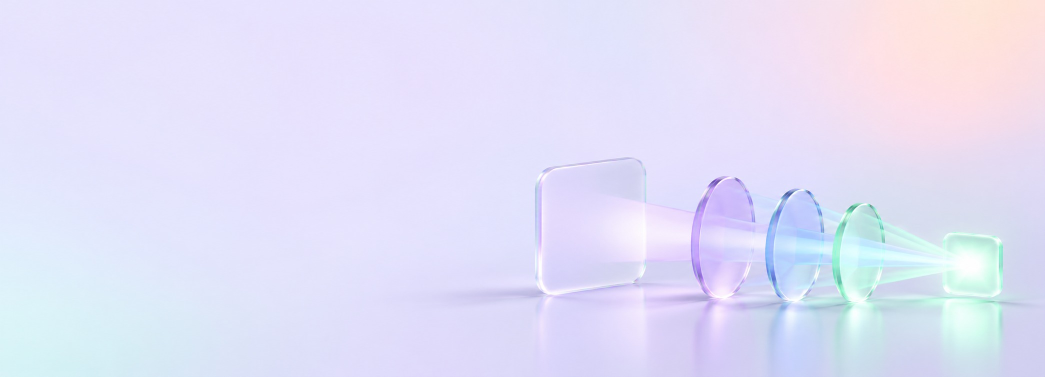
#> input picture docs/assets/src/hero-background.jpg, 2089 x 753 px (shown at 1/2 size)
$ python fit_background.py hero-background.jpg hero-background.jpg
#> lines starting #> are read from the running program, lines starting #| are printed output that depends on the picture
"""Shrink the objects of the hero background toward the bottom-right corner, keeping the canvas size.

The generated image places its objects from 44% of the width, which is under the title. This keeps
the canvas and scales the part that holds the objects to SCALE, anchored bottom-right; the empty
left and top bands (smooth gradient only) are stretched to fill the space that opens up.

Usage: python docs/assets/src/fit_background.py <generated image> docs/assets/src/hero-background.jpg
"""
import sys

from PIL import Image

SCALE = 0.88        # size of the objects relative to the generated image
LEFT_BAND = 0.35    # fraction of the width, from the left, that holds no object
TOP_BAND = 0.25     # fraction of the height, from the top, that holds no object

src, out = sys.argv[1], sys.argv[2]
image = Image.open(src).convert("RGB")
#> image is the input picture: PIL image 2089x753 RGB; mean R, G, B 225.8, 224.6, 247.5
width, height = image.size
#> width = 2089; height = 753
x_cut, y_cut = round(width * LEFT_BAND), round(height * TOP_BAND)
#> x_cut = 731; y_cut = 188
new_x = width - round((width - x_cut) * SCALE)
#> new_x = 894
new_y = height - round((height - y_cut) * SCALE)
#> new_y = 256

canvas = Image.new("RGB", (width, height))
#> canvas: PIL image 2089x753 RGB; every value is 0
for (x0, x1, nx0, nx1) in ((0, x_cut, 0, new_x), (x_cut, width, new_x, width)):
    for (y0, y1, ny0, ny1) in ((0, y_cut, 0, new_y), (y_cut, height, new_y, height)):
        part = image.crop((x0, y0, x1, y1)).resize((nx1 - nx0, ny1 - ny0), Image.LANCZOS)
        canvas.paste(part, (nx0, ny0))
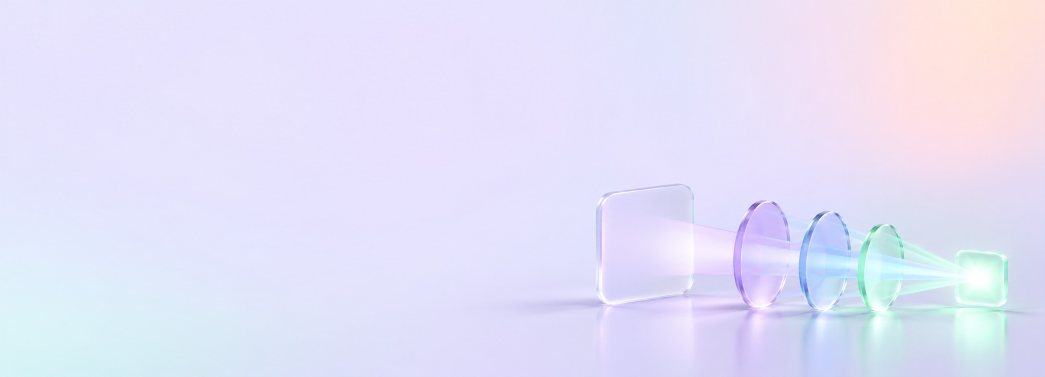
#> canvas: PIL image 2089x753 RGB (shown at 1/2 size); mean R, G, B 227, 225.3, 247.8
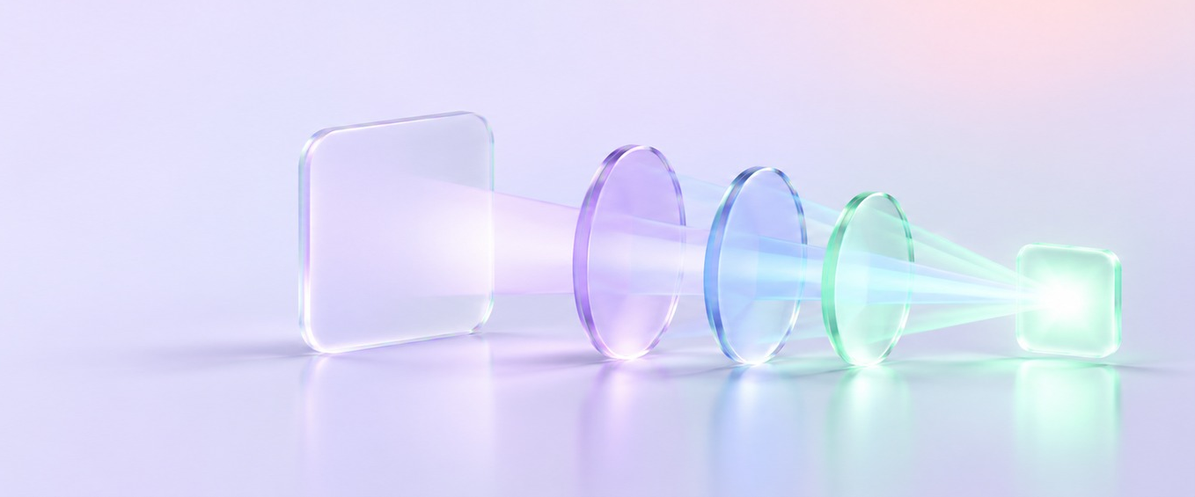
#> part: PIL image 1195x497 RGB; mean R, G, B 220.6, 220.8, 246.2
canvas.save(out, quality=92)
print(out, canvas.size)
#| hero-background.jpg (2089, 753)
